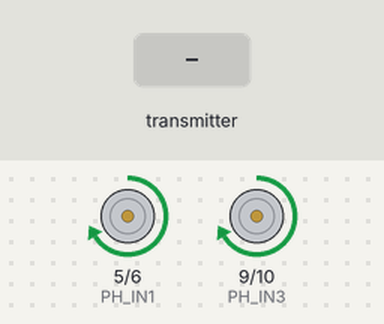
Simulated run of this sketch. Board: Arduino Nano, built with avr-gcc and run on an emulated ATmega328P. Shown: motor-driver pin pairs drawn as motors (green arrow = first pin HIGH = forward, orange = second pin HIGH = backward, longer = more drive). The test bench sets the inputs (shaded band). No radio packets arrive unless stated; what the sketch prints to the serial monitor is not drawn.

Above: at 1.7 s.
1.8 s: the transmitter starts sending VEL2_DIR = 1023
At 3.0 s:
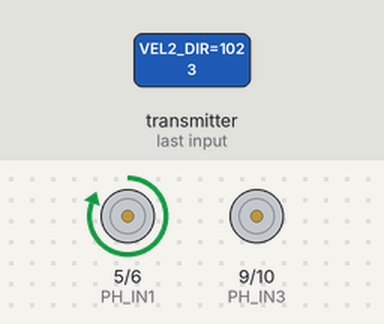
3.3 s: the transmitter starts sending VEL2_ESQ = 256
At 4.7 s:
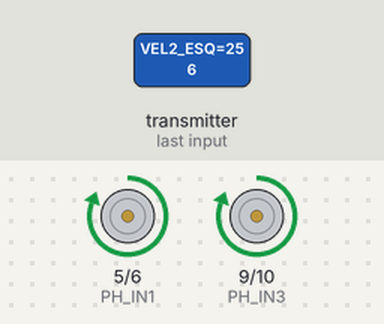
6.3 s: the transmitter starts sending VEL2_DIR = 0
At 7.5 s:
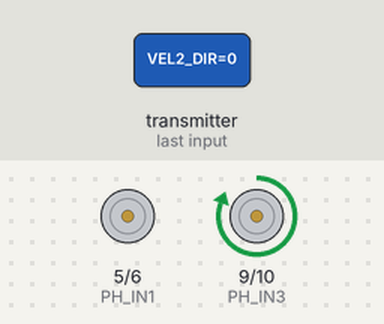
7.8 s: the transmitter starts sending VEL2_ESQ = 0
At 9.2 s:
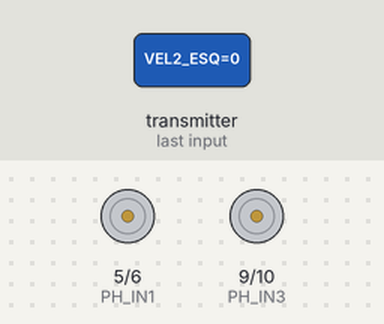
10.8 s: the transmitter starts sending VEL2_ESQ = 512
At 12.1 s:
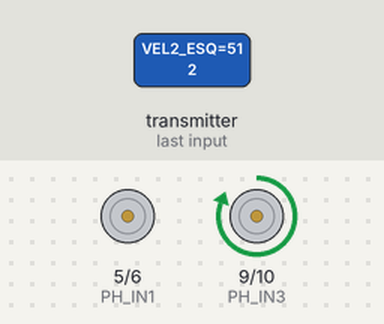
Timing chart, 0 to 13.8 s (numbered marks = the images above; inputs shaded):
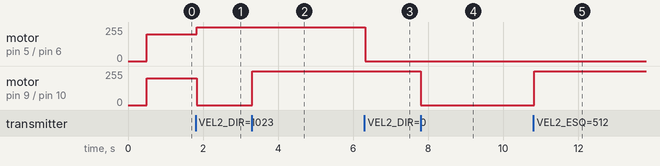

The sketch:

futebol.ino
```cpp
/*
Codigo que recebe mensagem pelo RF e faz os motores girarem conforme velocidade enviada.
*/

#include <SPI.h>
#include "nRF24L01.h"
#include "RF24.h"

//Pinos da Ponte H
#define PH_IN1 5
#define PH_IN2 6
#define PH_IN3 9
#define PH_IN4 10

//Pinos do RF
#define RF_CSN 4
#define RF_CE 5
#define RF_MO 11
#define RF_MI 12
#define RF_SCK 13

//Pinos do Encoder
#define ENC_R A6
#define ENC_L A7

RF24 radio(3,4);
const uint64_t pipe = 0xA2E8F0F0E1LL;

struct Mensagem{
  int VEL1_DIR;
  int VEL1_ESQ;
  int VEL2_DIR;
  int VEL2_ESQ;
  int VEL3_DIR;
  int VEL3_ESQ;
} mensagem;

//Configura velocidade dos motores (para frente ou para tras) com PWM
void configura_velocidade (int motorA, int motorB){
  if(motorA > 0){
    analogWrite(PH_IN1, motorA);
    analogWrite(PH_IN2, 0);
  }
  else{
    analogWrite(PH_IN1, 0);
    analogWrite(PH_IN2, -motorA);
  }

  if(motorB > 0){
    analogWrite(PH_IN3, motorB);
    analogWrite(PH_IN4, 0);
  }
  else{
    analogWrite(PH_IN3, 0);
    analogWrite(PH_IN4, -motorB);
  }
}

//Para os motores. Para parar o motorA, deve-se passar o parametro motorA!=0. Analogamente para motorB.
void para_motores (int motorA, int motorB){
  if(motorA){
    digitalWrite(PH_IN1,1);
    digitalWrite(PH_IN2,1);
  }
  if(motorB){
    digitalWrite(PH_IN3,1);
    digitalWrite(PH_IN4,1);
  }
}

//Configura o valor para cada motor, segundo http://migre.me/wosaU
void configura_motores (int in1, int in2, int in3, int in4){
  digitalWrite(PH_IN1, in1);
  digitalWrite(PH_IN2, in2);
  digitalWrite(PH_IN3, in3);
  digitalWrite(PH_IN4, in4);
}

//Inicializacoes
void setup(){
  pinMode(PH_IN1, OUTPUT);
  pinMode(PH_IN2, OUTPUT);
  pinMode(PH_IN3, OUTPUT);
  pinMode(PH_IN4, OUTPUT);

  delay(500);
  Serial.begin(9600);

  radio.begin();
  radio.openReadingPipe(1,pipe);
  radio.startListening();

 configura_velocidade(200,200);
}

void loop(){

int motor1;
int motor2;

  if(radio.available())
  {
    bool done = false;
    while (!done)
    {
      done = radio.read( &mensagem, sizeof(mensagem) );
      motor1 = mensagem.VEL2_DIR;
      motor2 = mensagem.VEL2_ESQ;
      /*
      Serial.println(mensagem.VEL1_DIR);
      Serial.println(mensagem.VEL1_ESQ);
      Serial.println(mensagem.VEL2_DIR);
      Serial.println(mensagem.VEL2_ESQ);
      Serial.println(mensagem.VEL3_DIR);
      Serial.println(mensagem.VEL3_ESQ);
      */
      configura_velocidade(motor1,motor2);
    }

  }
  else
  {
    Serial.println("Rádio não disponível");
  }

}
```

Measured:
- after the input at 1.8 s, motor on pin 5 (PH_IN1) / pin 6 (PH_IN2): forward 200/255 → forward 255/255 at once; motor on pin 9 (PH_IN3) / pin 10 (PH_IN4): forward 200/255 → stopped at once
- after the input at 3.3 s, motor on pin 9 (PH_IN3) / pin 10 (PH_IN4): stopped → forward 255/255 at once
- after the input at 6.3 s, motor on pin 5 (PH_IN1) / pin 6 (PH_IN2): forward 255/255 → stopped at once
- after the input at 7.8 s, motor on pin 9 (PH_IN3) / pin 10 (PH_IN4): forward 255/255 → stopped at once
- after the input at 10.8 s, motor on pin 9 (PH_IN3) / pin 10 (PH_IN4): stopped → forward 255/255 at once
